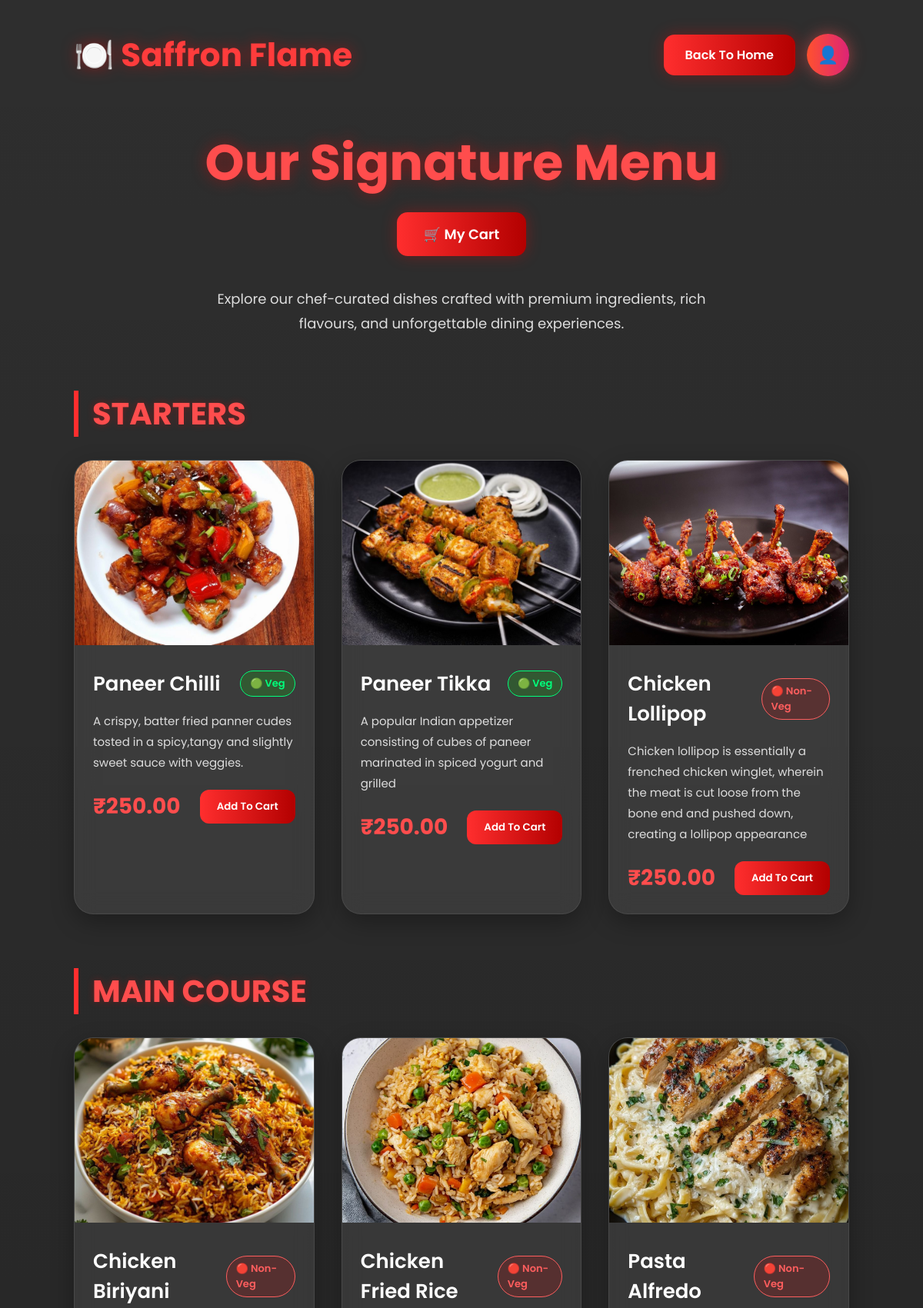
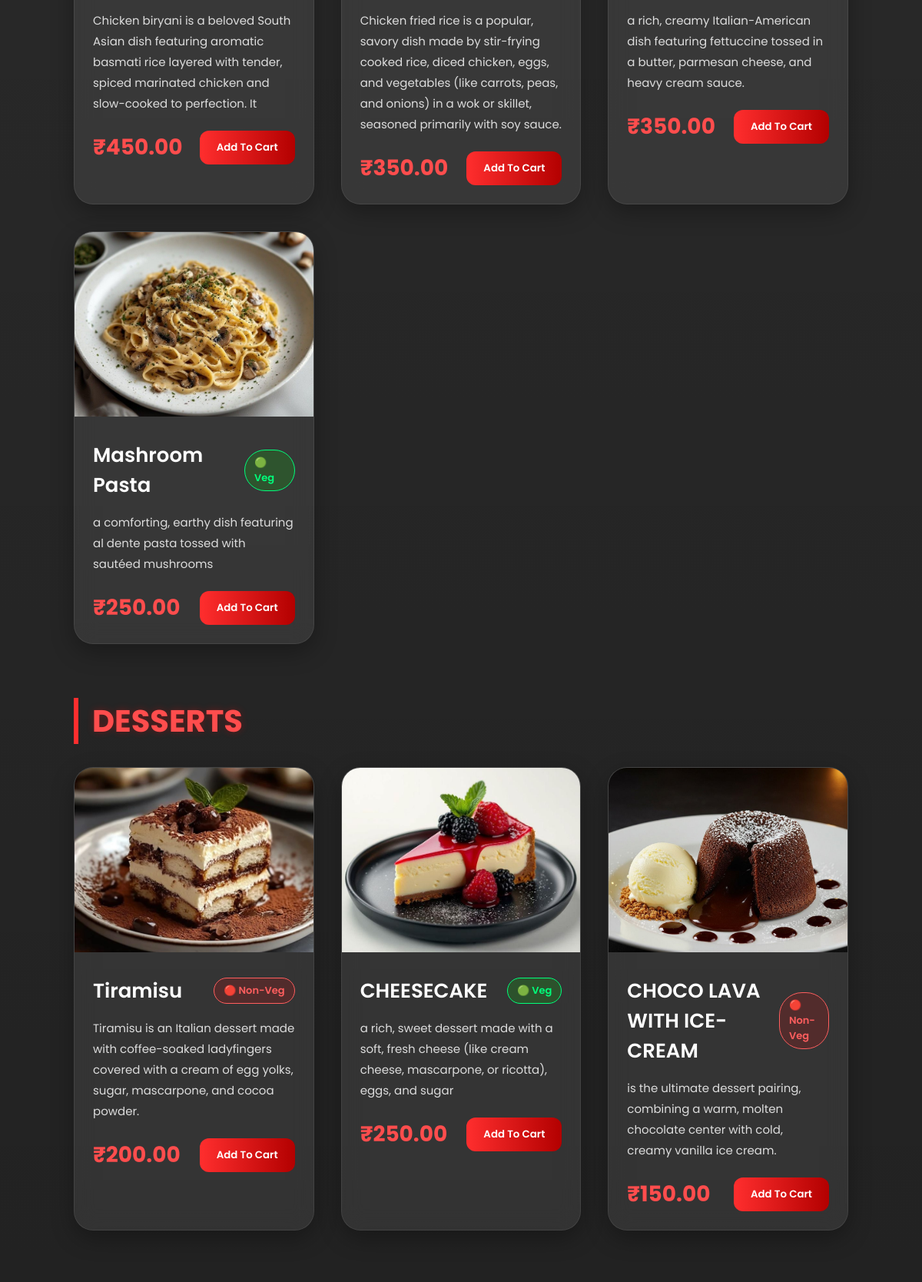
The app's page /menu/ (upper part) with its own data (2 pictures, top to bottom).
### home/models.py (models this page shows, shortened)
class Category(models.Model):
    name = models.CharField(max_length=100)

class MenuItem(models.Model):
    FOOD_TYPE = [
        ('Veg', 'Veg'),
        ('Non-Veg', 'Non-Veg'),
    ]
    category = models.ForeignKey(
        Category,
        on_delete=models.CASCADE,
        related_name='items'
    )
    name = models.CharField(max_length=100)
    description = models.TextField()
    price = models.DecimalField(max_digits=6, decimal_places=2)
    food_type = models.CharField(
        max_length=10,
        choices=FOOD_TYPE,
         default='Veg'
    )
    image = models.ImageField(upload_to='menu_images/')
    available = models.BooleanField(default=True)

### home/views.py (the view)
# urls.py: path('menu/', views.menu, name='menu'),
def menu(request):
    categories = Category.objects.prefetch_related('items').all()
    return render(request, 'menu.html', {
        'categories': categories
    })

### templates/menu.html (shortened to what this page needs)
<!DOCTYPE html>
<html lang="en">
<head>
</head>
<body>
    <div class="top-bar">
    <div class="logo">
        🍽️ Saffron Flame
    </div>
    <div style="display:flex; gap:15px; align-items:center;">
        <a href="/" class="home-btn">
            Back To Home
        </a>
        <a href="/profile/" class="profile-btn">
            👤
        </a>
    </div>
</div>
    <div class="main-title">
        <h1>Our Signature Menu</h1>
        <div class="cart-btn-container">
    <a href="/cart/">
        <button class="cart-btn">
            🛒 My Cart
        </button>
    </a>
</div>
        <p>
            Explore our chef-curated dishes crafted with premium ingredients,
            rich flavours, and unforgettable dining experiences.
        </p>
    </div>
    {% for category in categories %}
    <div class="category">
        <h2 class="category-title">
            {{ category.name }}
        </h2>
        <div class="items">
            {% for item in category.items.all %}
                {% if item.available %}
                <div class="card">
                    <img src="{{ item.image.url }}">
                    <div class="card-content">
                        <div class="item-top">
                            <div class="item-name">
                                {{ item.name }}
                            </div>
                            {% if item.food_type == 'Veg' %}
                                <div class="food-badge veg">
                                    🟢 Veg
                                </div>
                            {% else %}
                                <div class="food-badge nonveg">
                                    🔴 Non-Veg
                                </div>
                            {% endif %}
                        </div>
                        <div class="description">
                            {{ item.description }}
                        </div>
                        <div class="bottom-row">
                            <div class="price">
                                ₹{{ item.price }}
                            </div>
                            <a href="{% url 'add_to_cart' item.id %}">
    <button class="order-btn">
        Add To Cart
    </button>
</a>
                        </div>
                    </div>
                </div>
                {% endif %}
            {% empty %}
                <p class="empty">
                    No items available in this category.
                </p>
            {% endfor %}
        </div>
    </div>
    {% endfor %}
</body>
</html>

### templates/menu.html (style rules this page uses)
* { margin:0; padding:0; box-sizing:border-box; font-family:'Poppins',sans-serif; }
body { background: linear-gradient(rgba(0,0,0,0.82),rgba(0,0,0,0.88)), url("https://images.unsplash.com/photo-1517248135467-4c7edcad34c4"); background-size:cover; background-position:center; background-attachment:fixed; color:white; padding:40px 8%; }
.top-bar { display:flex; justify-content:space-between; align-items:center; margin-bottom:60px; flex-wrap:wrap; gap:20px; }
.logo { font-size:42px; font-weight:700; color:#ff3c3c; text-shadow:0 0 20px rgba(255,0,0,0.4); }
.home-btn { padding:14px 28px; border:none; border-radius:14px; background:linear-gradient(to right,#ff2e2e,#b30000); color:white; text-decoration:none; font-weight:600; transition:0.3s; box-shadow:0 0 20px rgba(255,0,0,0.3); }
.main-title { text-align:center; margin-bottom:70px; }
.main-title h1 { font-size:65px; color:#ff4d4d; margin-bottom:15px; text-shadow:0 0 20px rgba(255,0,0,0.4); }
.main-title p { color:#ddd; font-size:18px; max-width:700px; margin:auto; line-height:1.8; }
.category { margin-bottom:70px; }
.category-title { font-size:40px; color:#ff4d4d; margin-bottom:30px; border-left:6px solid #ff2e2e; padding-left:18px; text-shadow:0 0 10px rgba(255,0,0,0.3); }
.items { display:grid; grid-template-columns:repeat(auto-fit,minmax(280px,1fr)); gap:35px; }
.card { background:rgba(255,255,255,0.08); backdrop-filter:blur(14px); border:1px solid rgba(255,255,255,0.08); border-radius:25px; overflow:hidden; transition:0.4s; box-shadow:0 10px 30px rgba(0,0,0,0.3); }
.card img { width:100%; height:240px; object-fit:cover; }
.card-content { padding:24px; }
.item-top { display:flex; justify-content:space-between; align-items:center; margin-bottom:15px; }
.item-name { font-size:26px; font-weight:600; }
.food-badge { padding:6px 12px; border-radius:30px; font-size:13px; font-weight:600; }
.veg { background:rgba(0,255,0,0.15); color:#00ff7b; border:1px solid #00ff7b; }
.nonveg { background:rgba(255,0,0,0.15); color:#ff5e5e; border:1px solid #ff5e5e; }
.description { color:#ddd; line-height:1.8; margin-bottom:22px; font-size:15px; }
.bottom-row { display:flex; justify-content:space-between; align-items:center; }
.price { font-size:28px; font-weight:700; color:#ff4d4d; }
.order-btn { padding:12px 22px; border:none; border-radius:12px; background:linear-gradient(to right,#ff2e2e,#b30000); color:white; font-weight:600; cursor:pointer; transition:0.3s; }
.cart-btn-container { display:flex; justify-content:center; margin-bottom:40px; }
.cart-btn { padding:15px 35px; border:none; border-radius:14px; background:linear-gradient(to right,#ff2e2e,#b30000); color:white; font-size:18px; font-weight:600; cursor:pointer; transition:0.3s; box-shadow:0 0 20px rgba(255,0,0,0.3); }
.profile-btn { width:55px; height:55px; border-radius:50%; background:linear-gradient(to right,#ff512f,#dd2476); display:flex; justify-content:center; align-items:center; text-decoration:none; color:white; font-size:22px; box-shadow:0 0 20px rgba(255,82,82,0.5); transition:0.3s; }

### records on screen
Category: name "STARTERS"
MenuItem: image (picture), name "Paneer Chilli", food_type "🟢 Veg", description "A crispy, batter fried panner cudes tosted in a spicy,tangy and slightly sweet sauce with veggies.", price "250.00"
MenuItem: image (picture), name "Paneer Tikka", food_type "🟢 Veg", description "A popular Indian appetizer consisting of cubes of paneer marinated in spiced yogurt and grilled", price "250.00"
MenuItem: image (picture), name "Chicken Lollipop", food_type "🔴 Non-Veg", description "Chicken lollipop is essentially a frenched chicken winglet, wherein the meat is cut loose from the bone end and pushed down, creating a lollipop appearance", price "250.00"
Category: name "MAIN COURSE"
MenuItem: image (picture), name "Chicken Biriyani", food_type "🔴 Non-Veg", description "Chicken biryani is a beloved South Asian dish featuring aromatic basmati rice layered with tender, spiced marinated chicken and slow-cooked to perfection. It", price "450.00"
MenuItem: image (picture), name "Chicken Fried Rice", food_type "🔴 Non-Veg", description "Chicken fried rice is a popular, savory dish made by stir-frying cooked rice, diced chicken, eggs, and vegetables (like carrots, peas, and onions) in a wok or skillet, seasoned primarily with soy sauce.", price "350.00"
MenuItem: image (picture), name "Pasta Alfredo", food_type "🔴 Non-Veg", description "a rich, creamy Italian-American dish featuring fettuccine tossed in a butter, parmesan cheese, and heavy cream sauce.", price "350.00"
MenuItem: image (picture), name "Mashroom Pasta", food_type "🟢 Veg", description "a comforting, earthy dish featuring al dente pasta tossed with sautéed mushrooms", price "250.00"
Category: name "DESSERTS"
MenuItem: image (picture), name "Tiramisu", food_type "🔴 Non-Veg", description "Tiramisu is an Italian dessert made with coffee-soaked ladyfingers covered with a cream of egg yolks, sugar, mascarpone, and cocoa powder.", price "200.00"
MenuItem: image (picture), name "CHEESECAKE", food_type "🟢 Veg", description "a rich, sweet dessert made with a soft, fresh cheese (like cream cheese, mascarpone, or ricotta), eggs, and sugar", price "250.00"
MenuItem: image (picture), name "CHOCO LAVA WITH ICE-CREAM", food_type "🔴 Non-Veg", description "is the ultimate dessert pairing, combining a warm, molten chocolate center with cold, creamy vanilla ice cream.", price "150.00"
